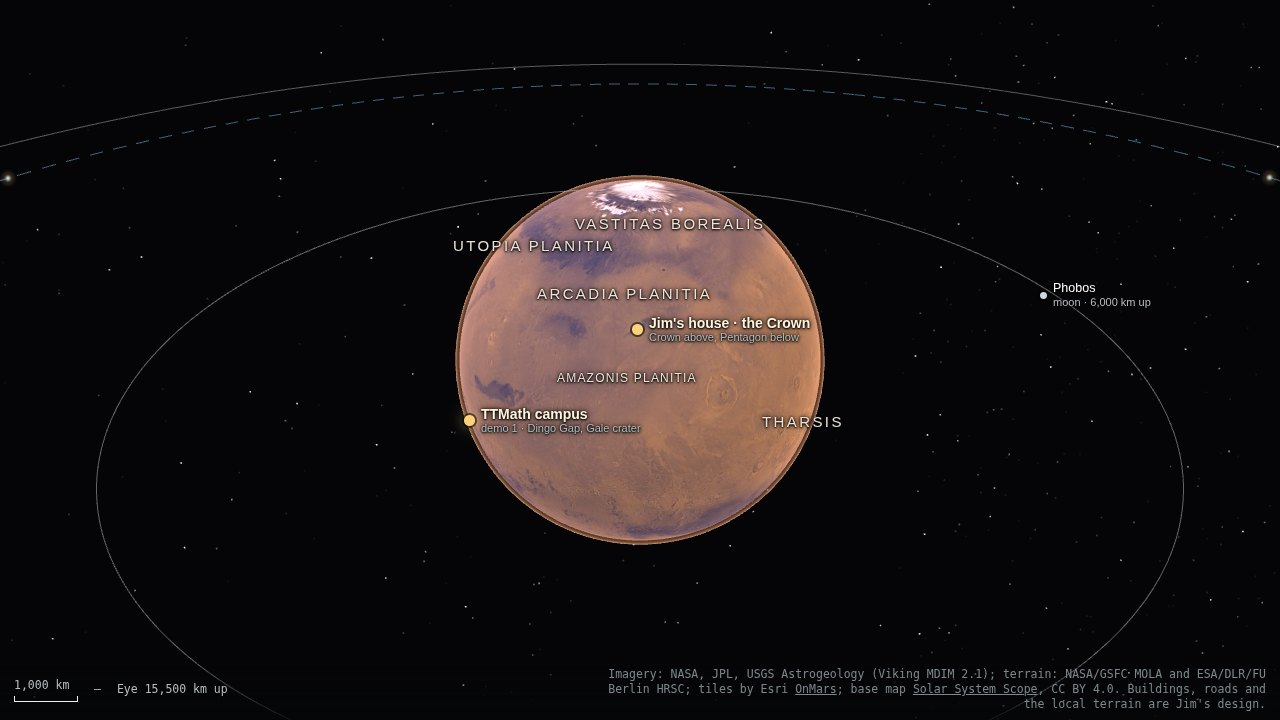
#> input picture palace/docs/img/atlas/mars.jpg, 1280 x 720 px, found by its file name
$ python fetch_marsmap.py
#> lines starting #> are read from the running program, lines starting #| are printed output that depends on the picture
"""Make palace/design/img/mars-map.jpg, the real Mars colour map that the design book's map figures and the
Mars Atlas show underneath the NASA tiles (Viking MDIM 2.1 via Esri OnMars), so they still look real when the
tiles can't be reached (offline, a blocked network, or the tile service down).
Source: the Solar System Scope Mars texture (https://www.solarsystemscope.com/textures/, CC BY 4.0, based on NASA
imagery), fetched from the PyVista example-data mirror on GitHub, which states that licence.
usage: python3 palace/tools/fetch_marsmap.py
writes palace/design/img/mars-map.jpg (2048 x 1024, equirectangular, 0 to 360 E, north up)"""
import io, os, urllib.request
from PIL import Image
TOOLS = os.path.dirname(os.path.abspath(__file__)); OUT = os.path.normpath(os.path.join(TOOLS, "..", "design", "img", "mars-map.jpg"))
URL = "https://raw.githubusercontent.com/pyvista/vtk-data/master/Data/solar_textures/mars.jpg"
src = Image.open(io.BytesIO(urllib.request.urlopen(URL, timeout=60).read())).convert("RGB")   # 180 W to 180 E
#> src is the input picture: PIL image 1280x720 RGB; mean R, G, B 23, 18.6, 19.1
w, h = src.size
#> w = 1280; h = 720
east = Image.new("RGB", (w, h)); east.paste(src.crop((w // 2, 0, w, h)), (0, 0)); east.paste(src.crop((0, 0, w // 2, h)), (w - w // 2, 0))   # 0 to 360 E
#> after `east = Image.new('RGB', (w, h))`: east: PIL image 1280x720 RGB; every value is 0
#> after `east.paste(src.crop((w // 2, 0, w, h)), (0, 0))`:
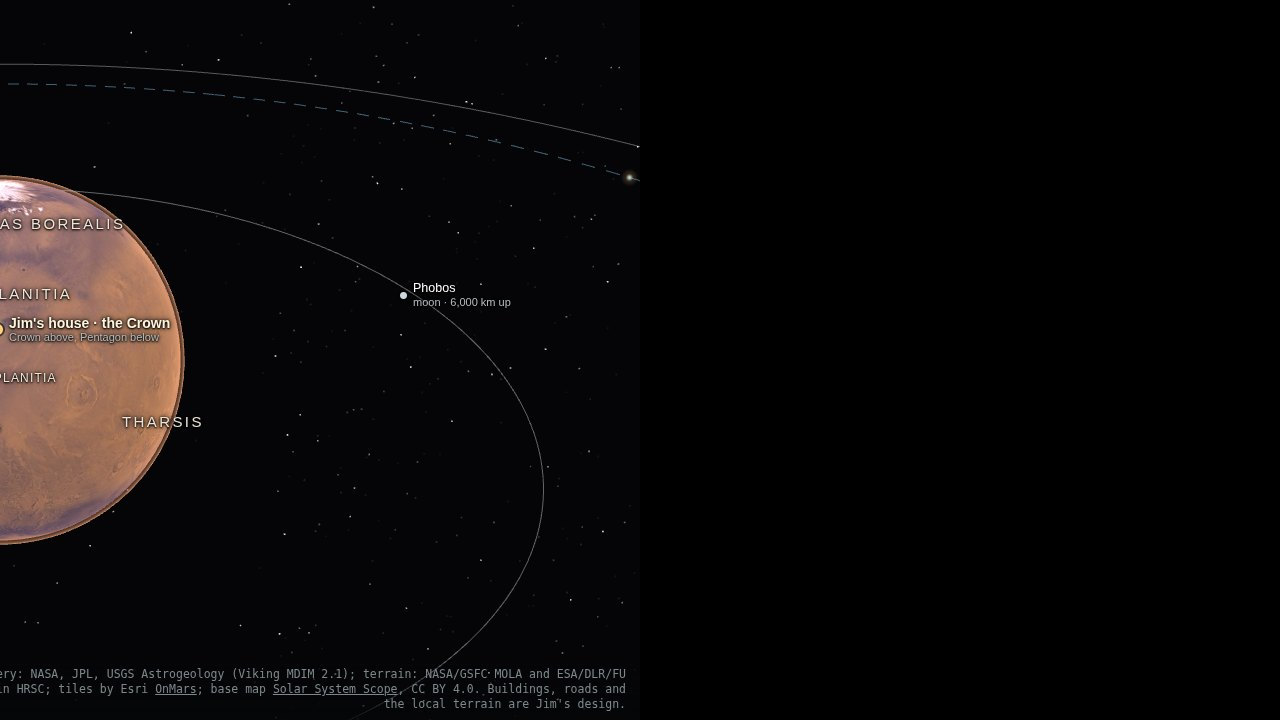
#> east: PIL image 1280x720 RGB; mean R, G, B 12, 9.6, 9.6
#> after `east.paste(src.crop((0, 0, w // 2, h)), (w - w // 2, 0))`:
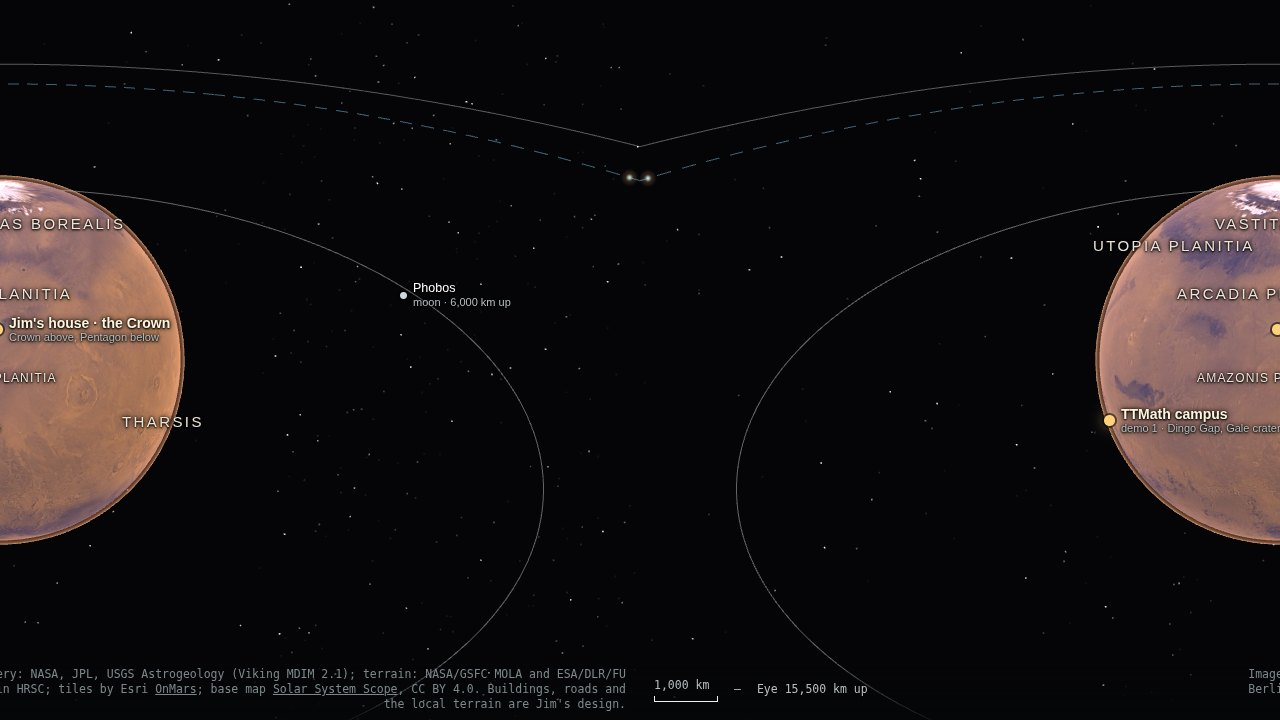
#> east: PIL image 1280x720 RGB; mean R, G, B 23, 18.6, 19.1
east.resize((2048, 1024), Image.LANCZOS).save(OUT, "JPEG", quality=88, optimize=True, progressive=True)
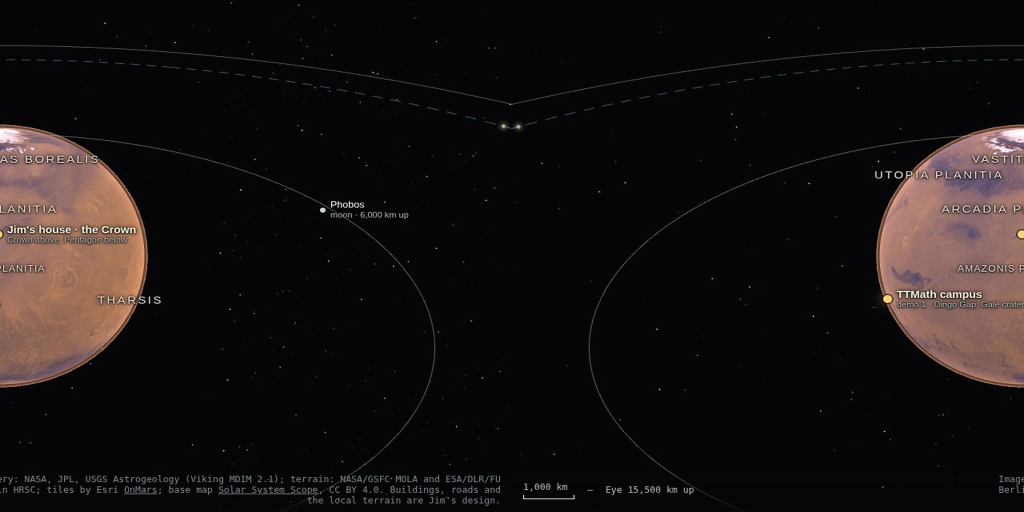
#> saved as mars-map.jpg: PIL image 2048x1024 RGB (shown at 1/2 size); mean R, G, B 23, 18.6, 19.2
print("wrote", OUT, os.path.getsize(OUT) // 1024, "KB")
